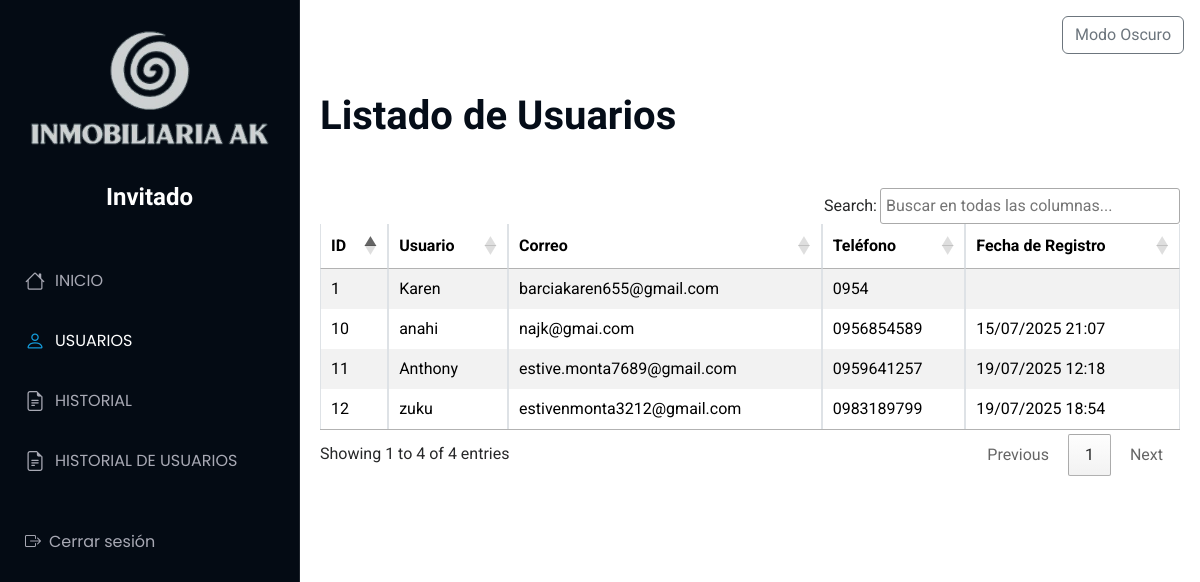
Page /Administrador/usuarios on the earlier database version.
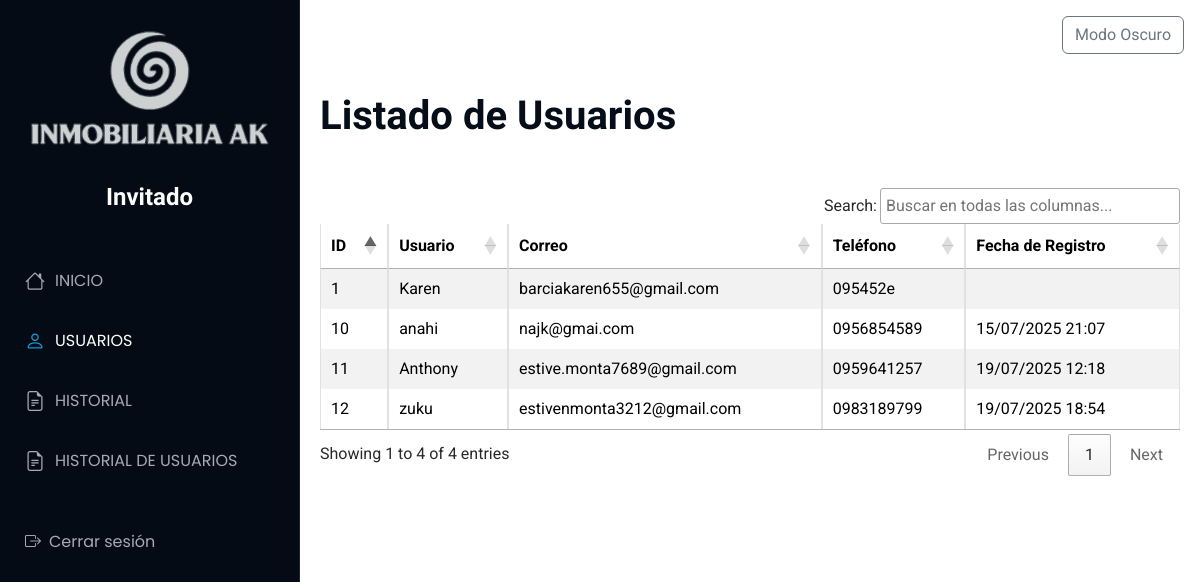
Same page on the later database version.
### Aplicaciones/Usuario/models.py (models this page shows)
class Usuario(models.Model):
    usuario = models.CharField(max_length=150, unique=True)
    contrasena = models.CharField(max_length=128)
    correo = models.EmailField(unique=True,null=True, blank=True)
    telefono = models.CharField(null=True, blank=True)
    fecha_registro = models.DateTimeField(auto_now_add=True,null=True, blank=True)
    telegram_id = models.CharField(max_length=50, null=True, blank=True)

### Aplicaciones/Administrador/views.py (the view)
# urls.py: path('usuarios', views.usuarios, name='usuarios'),
def usuarios(request):
    usuarios = Usuario.objects.all()
    return render(request, 'usuarios.html', {'usuarios': usuarios})

### Aplicaciones/Administrador/templates/usuarios.html (shortened to what this page needs)
{% extends 'admin.html' %}
{% load static %}
{% block body %}
<main class="container mt-4"><br><br>
  <h1 class="mb-4"><b>Listado de Usuarios</b></h1><br>
  <table class="table table-striped table-bordered" id="adminuser">
    <thead>
      <tr>
        <th>ID</th>
        <th>Usuario</th>
        <th>Correo</th>
        <th>Teléfono</th>
        <th>Fecha de Registro</th>
      </tr>
    </thead>
    <tbody>
      {% for usuario in usuarios %}
      <tr>
        <td>{{ usuario.id }}</td>
        <td>{{ usuario.usuario }}</td>
        <td>{{ usuario.correo }}</td>
        <td>{{ usuario.telefono }}</td>
        <td>{{ usuario.fecha_registro|date:"d/m/Y H:i" }}</td>
      </tr>
      {% empty %}
      <tr>
        <td colspan="5" class="text-center">No hay usuarios registrados.</td>
      </tr>
      {% endfor %}
    </tbody>
  </table>
</main>
{% endblock %}

Differences in the rows shown:
changed Usuario "Karen": telefono "0954" → "095452e"
